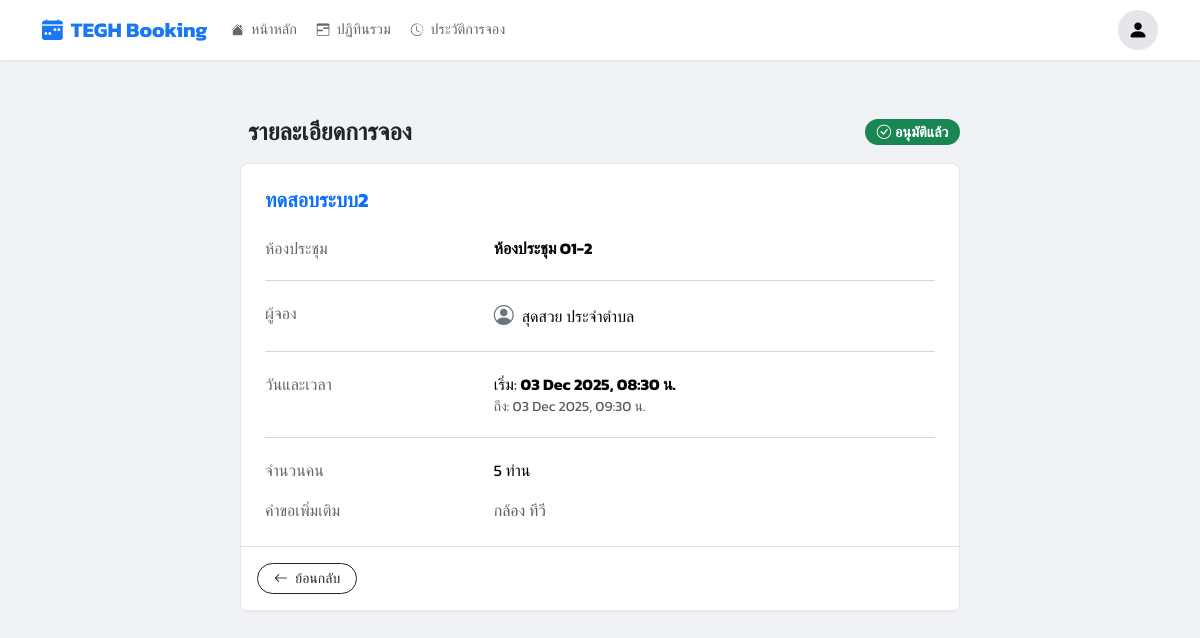
/booking/62/detail/ (signed in), run on an earlier commit of the app's database.
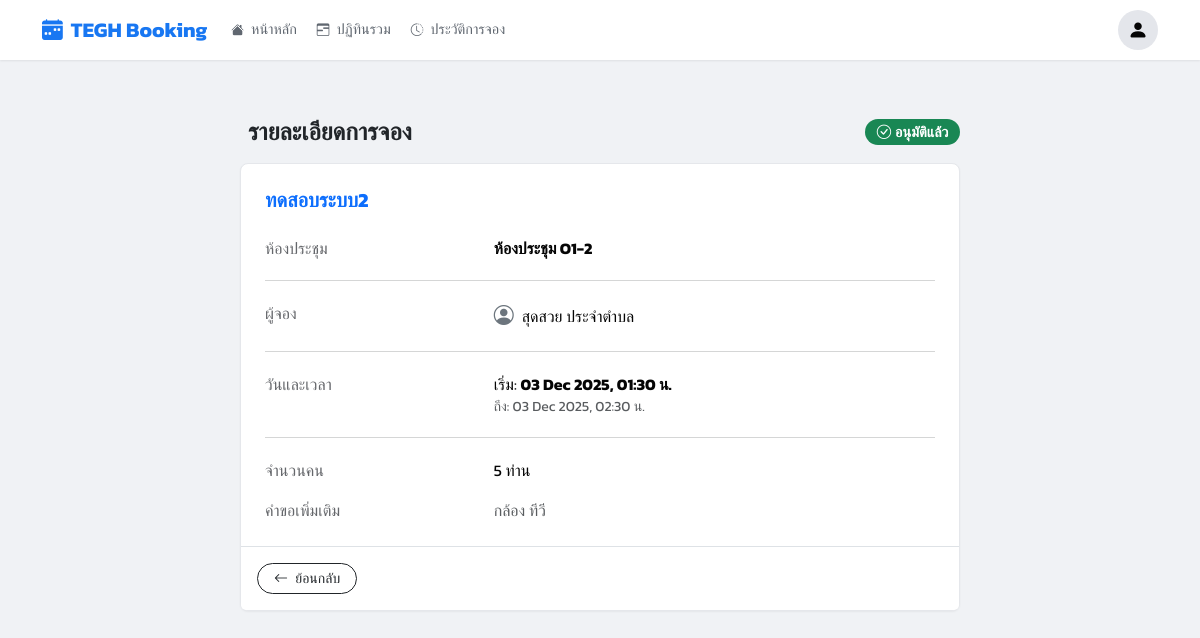
And on a later commit of the database.
### booking/models.py (models this page shows, shortened)
class Booking(models.Model):
    user = models.ForeignKey(User, on_delete=models.SET_NULL, null=True, related_name='bookings')
    room = models.ForeignKey(Room, on_delete=models.CASCADE, related_name='bookings')
    title = models.CharField(max_length=200)
    start_time = models.DateTimeField()
    end_time = models.DateTimeField()
    chairman = models.CharField(max_length=200, blank=True, null=True)
    department = models.CharField(max_length=200, blank=True, null=True)
    participant_count = models.PositiveIntegerField(default=1)
    participants = models.ManyToManyField(User, related_name='participating_in', blank=True)
    equipments = models.ManyToManyField(Equipment, blank=True, related_name='bookings', verbose_name="อุปกรณ์ที่ขอเพิ่ม")
    presentation_file = models.FileField(upload_to='presentations/', blank=True, null=True)
    description = models.TextField(blank=True, null=True)
    additional_requests = models.TextField(blank=True, null=True)
    additional_notes = models.TextField(blank=True, null=True)
    STATUS_CHOICES = [
        ('PENDING', 'รออนุมัติ'),
        ('APPROVED', 'อนุมัติแล้ว'),
        ('REJECTED', 'ไม่อนุมัติ'),
        ('CANCELLED', 'ยกเลิกแล้ว'),
    ]
    status = models.CharField(max_length=10, choices=STATUS_CHOICES, default='PENDING')
    created_at = models.DateTimeField(auto_now_add=True)
    updated_at = models.DateTimeField(auto_now=True)
    parent_booking = models.ForeignKey('self', on_delete=models.CASCADE, null=True, blank=True, related_name='child_bookings')
    recurrence_rule = models.CharField(max_length=20, blank=True, null=True)
    outlook_event_id = models.CharField(max_length=255, blank=True, null=True)
    @property
    def is_past(self):
        if not self.end_time: return False
        return timezone.now() > self.end_time
    def can_user_edit_or_cancel(self, user):
        if not user or not user.is_authenticated: return False
        if user.is_staff: return True
        if self.is_past: return False
        return self.user == user

class Room(models.Model):
    name = models.CharField(max_length=100)
    building = models.CharField(max_length=100, blank=True, null=True)
    floor = models.CharField(max_length=50, blank=True, null=True)
    location = models.CharField(max_length=255, blank=True, null=True)
    capacity = models.PositiveIntegerField(default=1)
    equipment_in_room = models.TextField(blank=True, null=True, help_text="ระบุอุปกรณ์ถาวรในห้อง")
    image = models.ImageField(upload_to='room_images/', blank=True, null=True)
    approver = models.ForeignKey(User, on_delete=models.SET_NULL, null=True, blank=True, related_name='approvable_rooms')
    is_maintenance = models.BooleanField(default=False, verbose_name="ปิดปรับปรุง (Manual)")
    maintenance_start = models.DateTimeField(null=True, blank=True)
    maintenance_end = models.DateTimeField(null=True, blank=True)
    line_notify_token = models.CharField(max_length=50, blank=True, null=True)
    teams_webhook_url = models.TextField(blank=True, null=True)

### booking/views.py (the view)
# urls.py: path('booking/<int:booking_id>/detail/', views.booking_detail_view, name='booking_detail'),
@login_required
def booking_detail_view(request, booking_id):
    b = get_object_or_404(Booking, pk=booking_id)
    can_edit = b.can_user_edit_or_cancel(request.user)
    return render(request, 'pages/booking_detail.html', {**get_base_context(request), 'booking': b, 'can_edit_or_cancel': can_edit})

### booking/views.py (called while the page is built)
def is_admin(user):
    return user.is_authenticated and (user.is_superuser or user.groups.filter(name='Admin').exists())

def is_approver_or_admin(user):
    return user.is_authenticated and (user.is_superuser or user.groups.filter(name__in=['Approver', 'Admin']).exists())

### templates/pages/booking_detail.html (shortened to what this page needs)
{% extends 'base.html' %}
{% load static %}
{% block content %}
<div class="container py-4">
    <div class="row justify-content-center">
        <div class="col-md-8">
            <div class="d-flex justify-content-between align-items-center mb-3">
                <h4 class="fw-bold mb-0">
                    รายละเอียดการจอง
                </h4>
                <div>
                    {% if booking.status == 'APPROVED' %}
                        <span class="badge bg-success status-badge"><i class="bi bi-check-circle me-1"></i>อนุมัติแล้ว</span>
                    {% elif booking.status == 'PENDING' %}
                        <span class="badge bg-warning text-dark status-badge"><i class="bi bi-clock me-1"></i>รออนุมัติ</span>
                    {% elif booking.status == 'REJECTED' %}
                        <span class="badge bg-danger status-badge"><i class="bi bi-x-circle me-1"></i>ไม่อนุมัติ</span>
                    {% elif booking.status == 'CANCELLED' %}
                        <span class="badge bg-secondary status-badge"><i class="bi bi-slash-circle me-1"></i>ยกเลิกแล้ว</span>
                    {% endif %}
                </div>
            </div>
            <div class="card detail-card mb-4">
                <div class="card-body p-4">
                    <h5 class="text-primary fw-bold mb-4">{{ booking.title }}</h5>
                    <div class="row g-3">
                        <div class="col-sm-4 detail-label">ห้องประชุม</div>
                        <div class="col-sm-8 detail-value fw-bold">{{ booking.room.name }}</div>
                        <div class="col-12"><hr class="my-1 text-muted opacity-25"></div>
                        <div class="col-sm-4 detail-label">ผู้จอง</div>
                        <div class="col-sm-8 detail-value">
                            {% if booking.user %}
                                <div class="d-flex align-items-center">
                                    <i class="bi bi-person-circle text-secondary me-2 fs-5"></i>
                                    {{ booking.user.get_full_name|default:booking.user.username }}
                                </div>
                            {% else %}
                                <span class="text-muted fst-italic">(ไม่ระบุข้อมูล)</span>
                            {% endif %}
                        </div>
                        <div class="col-12"><hr class="my-1 text-muted opacity-25"></div>
                        <div class="col-sm-4 detail-label">วันและเวลา</div>
                        <div class="col-sm-8 detail-value">
                            <div>เริ่ม: <strong>{{ booking.start_time|date:"d M Y, H:i" }} น.</strong></div>
                            <div class="text-muted small">ถึง: {{ booking.end_time|date:"d M Y, H:i" }} น.</div>
                        </div>
                        <div class="col-12"><hr class="my-1 text-muted opacity-25"></div>
                        <div class="col-sm-4 detail-label">จำนวนคน</div>
                        <div class="col-sm-8 detail-value">{{ booking.participant_count }} ท่าน</div>
                        {% if booking.additional_requests %}
                        <div class="col-sm-4 detail-label">คำขอเพิ่มเติม</div>
                        <div class="col-sm-8 detail-value text-muted">
                            {{ booking.additional_requests|linebreaksbr }}
                        </div>
                        {% endif %}
                    </div>
                </div>
                <div class="card-footer bg-white border-top p-3 d-flex justify-content-between align-items-center">
                    <a href="javascript:history.back()" class="btn btn-outline-dark btn-sm rounded-pill px-3 me-2">
                        <i class="bi bi-arrow-left me-1"></i> ย้อนกลับ
                    </a>
                </div>
            </div>
        </div>
    </div>
</div>
{% endblock %}

What changed in the data, as far as the page shows it:
changed Booking "ทดสอบระบบ2": start_time "03 Dec 2025, 08:30" → "03 Dec 2025, 01:30"; end_time "03 Dec 2025, 09:30" → "03 Dec 2025, 02:30"
